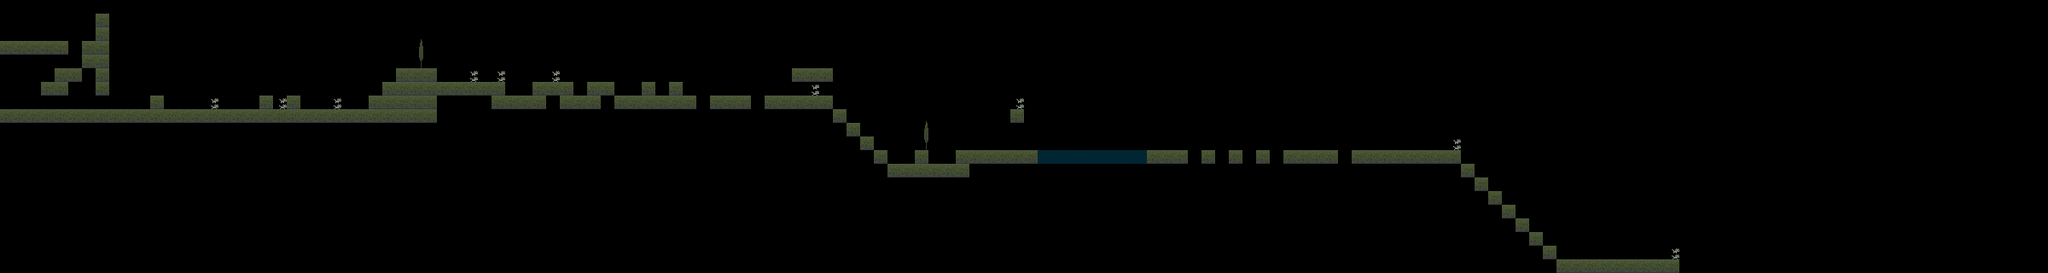

Rendered tile map (Tiled .tmx) drawn with the repository's tilesets; below, a short description and the full map source, tile grids included:
An orthogonal 150x20 tile map with 16x16 px tiles, 1 tile layer (Tile Layer 1) and 1 object.

<map version="1.0" orientation="orthogonal" renderorder="right-down" width="150" height="20" tilewidth="16" tileheight="16" nextobjectid="1">
 <tileset firstgid="1" name="basics" tilewidth="16" tileheight="16" tilecount="35" columns="7">
  <image source="Art/platformerAssets1.png" width="112" height="80" />
  <tile id="5">
   <objectgroup draworder="index">
    <object id="1" x="-0.25" y="-0.375" width="16.125" height="16.375" />
   </objectgroup>
  </tile>
 </tileset>
 <layer name="Tile Layer 1" width="150" height="20">
  <data encoding="csv">
0,0,0,0,0,0,0,0,0,0,0,0,0,0,0,0,0,0,0,0,0,0,0,0,0,0,0,0,0,0,0,0,0,0,0,0,0,0,0,0,0,0,0,0,0,0,0,0,0,0,0,0,0,0,0,0,0,0,0,0,0,0,0,0,0,0,0,0,0,0,0,0,0,0,0,0,0,0,0,0,0,0,0,0,0,0,0,0,0,0,0,0,0,0,0,0,0,0,0,0,0,0,0,0,0,0,0,0,0,0,0,0,0,0,0,0,0,0,0,0,0,0,0,0,0,0,0,0,0,0,0,0,0,0,0,0,0,0,0,0,0,0,0,0,0,0,0,0,0,0,
0,0,0,0,0,0,0,6,0,0,0,0,0,0,0,0,0,0,0,0,0,0,0,0,0,0,0,0,0,0,0,0,0,0,0,0,0,0,0,0,0,0,0,0,0,0,0,0,0,0,0,0,0,0,0,0,0,0,0,0,0,0,0,0,0,0,0,0,0,0,0,0,0,0,0,0,0,0,0,0,0,0,0,0,0,0,0,0,0,0,0,0,0,0,0,0,0,0,0,0,0,0,0,0,0,0,0,0,0,0,0,0,0,0,0,0,0,0,0,0,0,0,0,0,0,0,0,0,0,0,0,0,0,0,0,0,0,0,0,0,0,0,0,0,0,0,0,0,0,0,
0,0,0,0,0,0,0,6,0,0,0,0,0,0,0,0,0,0,0,0,0,0,0,0,0,0,0,0,0,0,18,0,0,0,0,0,0,0,0,0,0,0,0,0,0,0,0,0,0,0,0,0,0,0,0,0,0,0,0,0,0,0,0,0,0,0,0,0,0,0,0,0,0,0,0,0,0,0,0,0,0,0,0,0,0,0,0,0,0,0,0,0,0,0,0,0,0,0,0,0,0,0,0,0,0,0,0,0,0,0,0,0,0,0,0,0,0,0,0,0,0,0,0,0,0,0,0,0,0,0,0,0,0,0,0,0,0,0,0,0,0,0,0,0,0,0,0,0,0,0,
6,6,6,6,6,0,6,6,0,0,0,0,0,0,0,0,0,0,0,0,0,0,0,0,0,0,0,0,0,0,25,0,0,0,0,0,0,0,0,0,0,0,0,0,0,0,0,0,0,0,0,0,0,0,0,0,0,0,0,0,0,0,0,0,0,0,0,0,0,0,0,0,0,0,0,0,0,0,0,0,0,0,0,0,0,0,0,0,0,0,0,0,0,0,0,0,0,0,0,0,0,0,0,0,0,0,0,0,0,0,0,0,0,0,0,0,0,0,0,0,0,0,0,0,0,0,0,0,0,0,0,0,0,0,0,0,0,0,0,0,0,0,0,0,0,0,0,0,0,0,
0,0,0,0,0,0,6,6,0,0,0,0,0,0,0,0,0,0,0,0,0,0,0,0,0,0,0,0,0,0,32,0,0,0,0,0,0,0,0,0,0,0,0,0,0,0,0,0,0,0,0,0,0,0,0,0,0,0,0,0,0,0,0,0,0,0,0,0,0,0,0,0,0,0,0,0,0,0,0,0,0,0,0,0,0,0,0,0,0,0,0,0,0,0,0,0,0,0,0,0,0,0,0,0,0,0,0,0,0,0,0,0,0,0,0,0,0,0,0,0,0,0,0,0,0,0,0,0,0,0,0,0,0,0,0,0,0,0,0,0,0,0,0,0,0,0,0,0,0,0,
0,0,0,0,6,6,0,6,0,0,0,0,0,0,0,0,0,0,0,0,0,0,0,0,0,0,0,0,0,6,6,6,0,5,4,5,4,0,0,0,4,0,0,0,0,0,0,0,0,0,0,0,0,0,0,0,0,0,6,6,6,0,0,0,0,0,0,0,0,0,0,0,0,0,0,0,0,0,0,0,0,0,0,0,0,0,0,0,0,0,0,0,0,0,0,0,0,0,0,0,0,0,0,0,0,0,0,0,0,0,0,0,0,0,0,0,0,0,0,0,0,0,0,0,0,0,0,0,0,0,0,0,0,0,0,0,0,0,0,0,0,0,0,0,0,0,0,0,0,0,
0,0,0,6,6,0,0,6,0,0,0,0,0,0,0,0,0,0,0,0,0,0,0,0,0,0,0,0,6,6,6,6,6,6,6,6,6,0,0,6,6,6,0,6,6,0,0,6,0,6,0,0,0,0,0,0,0,0,0,4,0,0,0,0,0,0,0,0,0,0,0,0,0,0,0,0,0,0,0,0,0,0,0,0,0,0,0,0,0,0,0,0,0,0,0,0,0,0,0,0,0,0,0,0,0,0,0,0,0,0,0,0,0,0,0,0,0,0,0,0,0,0,0,0,0,0,0,0,0,0,0,0,0,0,0,0,0,0,0,0,0,0,0,0,0,0,0,0,0,0,
0,0,0,0,0,0,0,0,0,0,0,6,0,0,0,4,0,0,0,6,4,6,0,0,4,0,0,6,6,6,6,6,0,0,0,0,6,6,6,6,0,6,6,6,0,6,6,6,6,6,6,0,6,6,6,0,6,6,6,6,6,0,0,0,0,0,0,0,0,0,0,0,0,0,4,0,0,0,0,0,0,0,0,0,0,0,0,0,0,0,0,0,0,0,0,0,0,0,0,0,0,0,0,0,0,0,0,0,0,0,0,0,0,0,0,0,0,0,0,0,0,0,0,0,0,0,0,0,0,0,0,0,0,0,0,0,0,0,0,0,0,0,0,0,0,0,0,0,0,0,
6,6,6,6,6,6,6,6,6,6,6,6,6,6,6,6,6,6,6,6,6,6,6,6,6,6,6,6,6,6,6,6,0,0,0,0,0,0,0,0,0,0,0,0,0,0,0,0,0,0,0,0,0,0,0,0,0,0,0,0,0,6,0,0,0,0,0,18,0,0,0,0,0,0,6,0,0,0,0,0,0,0,0,0,0,0,0,0,0,0,0,0,0,0,0,0,0,0,0,0,0,0,0,0,0,0,0,0,0,0,0,0,0,0,0,0,0,0,0,0,0,0,0,0,0,0,0,0,0,0,0,0,0,0,0,0,0,0,0,0,0,0,0,0,0,0,0,0,0,0,
0,0,0,0,0,0,0,0,0,0,0,0,0,0,0,0,0,0,0,0,0,0,0,0,0,0,0,0,0,0,0,0,0,0,0,0,0,0,0,0,0,0,0,0,0,0,0,0,0,0,0,0,0,0,0,0,0,0,0,0,0,0,6,0,0,0,0,25,0,0,0,0,0,0,0,0,0,0,0,0,0,0,0,0,0,0,0,0,0,0,0,0,0,0,0,0,0,0,0,0,0,0,0,0,0,0,0,0,0,0,0,0,0,0,0,0,0,0,0,0,0,0,0,0,0,0,0,0,0,0,0,0,0,0,0,0,0,0,0,0,0,0,0,0,0,0,0,0,0,0,
0,0,0,0,0,0,0,0,0,0,0,0,0,0,0,0,0,0,0,0,0,0,0,0,0,0,0,0,0,0,0,0,0,0,0,0,0,0,0,0,0,0,0,0,0,0,0,0,0,0,0,0,0,0,0,0,0,0,0,0,0,0,0,6,0,0,0,32,0,0,0,0,0,0,0,0,0,0,0,0,0,0,0,0,0,0,0,0,0,0,0,0,0,0,0,0,0,0,0,0,0,0,0,0,0,0,4,0,0,0,0,0,0,0,0,0,0,0,0,0,0,0,0,0,0,0,0,0,0,0,0,0,0,0,0,0,0,0,0,0,0,0,0,0,0,0,0,0,0,0,
0,0,0,0,0,0,0,0,0,0,0,0,0,0,0,0,0,0,0,0,0,0,0,0,0,0,0,0,0,0,0,0,0,0,0,0,0,0,0,0,0,0,0,0,0,0,0,0,0,0,0,0,0,0,0,0,0,0,0,0,0,0,0,0,6,0,0,6,0,0,6,6,6,6,6,6,3,3,3,3,3,3,3,3,6,6,6,0,6,0,6,0,6,0,6,6,6,6,0,6,6,6,6,6,6,6,6,0,0,0,0,0,0,0,0,0,0,0,0,0,0,0,0,0,0,0,0,0,0,0,0,0,0,0,0,0,0,0,0,0,0,0,0,0,0,0,0,0,0,0,
0,0,0,0,0,0,0,0,0,0,0,0,0,0,0,0,0,0,0,0,0,0,0,0,0,0,0,0,0,0,0,0,0,0,0,0,0,0,0,0,0,0,0,0,0,0,0,0,0,0,0,0,0,0,0,0,0,0,0,0,0,0,0,0,0,6,6,6,6,6,6,0,0,0,0,0,0,0,0,0,0,0,0,0,0,0,0,0,0,0,0,0,0,0,0,0,0,0,0,0,0,0,0,0,0,0,0,6,0,0,0,0,0,0,0,0,0,0,0,0,0,0,0,0,0,0,0,0,0,0,0,0,0,0,0,0,0,0,0,0,0,0,0,0,0,0,0,0,0,0,
0,0,0,0,0,0,0,0,0,0,0,0,0,0,0,0,0,0,0,0,0,0,0,0,0,0,0,0,0,0,0,0,0,0,0,0,0,0,0,0,0,0,0,0,0,0,0,0,0,0,0,0,0,0,0,0,0,0,0,0,0,0,0,0,0,0,0,0,0,0,0,0,0,0,0,0,0,0,0,0,0,0,0,0,0,0,0,0,0,0,0,0,0,0,0,0,0,0,0,0,0,0,0,0,0,0,0,0,6,0,0,0,0,0,0,0,0,0,0,0,0,0,0,0,0,0,0,0,0,0,0,0,0,0,0,0,0,0,0,0,0,0,0,0,0,0,0,0,0,0,
0,0,0,0,0,0,0,0,0,0,0,0,0,0,0,0,0,0,0,0,0,0,0,0,0,0,0,0,0,0,0,0,0,0,0,0,0,0,0,0,0,0,0,0,0,0,0,0,0,0,0,0,0,0,0,0,0,0,0,0,0,0,0,0,0,0,0,0,0,0,0,0,0,0,0,0,0,0,0,0,0,0,0,0,0,0,0,0,0,0,0,0,0,0,0,0,0,0,0,0,0,0,0,0,0,0,0,0,0,6,0,0,0,0,0,0,0,0,0,0,0,0,0,0,0,0,0,0,0,0,0,0,0,0,0,0,0,0,0,0,0,0,0,0,0,0,0,0,0,0,
0,0,0,0,0,0,0,0,0,0,0,0,0,0,0,0,0,0,0,0,0,0,0,0,0,0,0,0,0,0,0,0,0,0,0,0,0,0,0,0,0,0,0,0,0,0,0,0,0,0,0,0,0,0,0,0,0,0,0,0,0,0,0,0,0,0,0,0,0,0,0,0,0,0,0,0,0,0,0,0,0,0,0,0,0,0,0,0,0,0,0,0,0,0,0,0,0,0,0,0,0,0,0,0,0,0,0,0,0,0,6,0,0,0,0,0,0,0,0,0,0,0,0,0,0,0,0,0,0,0,0,0,0,0,0,0,0,0,0,0,0,0,0,0,0,0,0,0,0,0,
0,0,0,0,0,0,0,0,0,0,0,0,0,0,0,0,0,0,0,0,0,0,0,0,0,0,0,0,0,0,0,0,0,0,0,0,0,0,0,0,0,0,0,0,0,0,0,0,0,0,0,0,0,0,0,0,0,0,0,0,0,0,0,0,0,0,0,0,0,0,0,0,0,0,0,0,0,0,0,0,0,0,0,0,0,0,0,0,0,0,0,0,0,0,0,0,0,0,0,0,0,0,0,0,0,0,0,0,0,0,0,6,0,0,0,0,0,0,0,0,0,0,0,0,0,0,0,0,0,0,0,0,0,0,0,0,0,0,0,0,0,0,0,0,0,0,0,0,0,0,
0,0,0,0,0,0,0,0,0,0,0,0,0,0,0,0,0,0,0,0,0,0,0,0,0,0,0,0,0,0,0,0,0,0,0,0,0,0,0,0,0,0,0,0,0,0,0,0,0,0,0,0,0,0,0,0,0,0,0,0,0,0,0,0,0,0,0,0,0,0,0,0,0,0,0,0,0,0,0,0,0,0,0,0,0,0,0,0,0,0,0,0,0,0,0,0,0,0,0,0,0,0,0,0,0,0,0,0,0,0,0,0,6,0,0,0,0,0,0,0,0,0,0,0,0,0,0,0,0,0,0,0,0,0,0,0,0,0,0,0,0,0,0,0,0,0,0,0,0,0,
0,0,0,0,0,0,0,0,0,0,0,0,0,0,0,0,0,0,0,0,0,0,0,0,0,0,0,0,0,0,0,0,0,0,0,0,0,0,0,0,0,0,0,0,0,0,0,0,0,0,0,0,0,0,0,0,0,0,0,0,0,0,0,0,0,0,0,0,0,0,0,0,0,0,0,0,0,0,0,0,0,0,0,0,0,0,0,0,0,0,0,0,0,0,0,0,0,0,0,0,0,0,0,0,0,0,0,0,0,0,0,0,0,6,0,0,0,0,0,0,0,0,4,0,0,0,0,0,0,0,0,0,0,0,0,0,0,0,0,0,0,0,0,0,0,0,0,0,0,0,
0,0,0,0,0,0,0,0,0,0,0,0,0,0,0,0,0,0,0,0,0,0,0,0,0,0,0,0,0,0,0,0,0,0,0,0,0,0,0,0,0,0,0,0,0,0,0,0,0,0,0,0,0,0,0,0,0,0,0,0,0,0,0,0,0,0,0,0,0,0,0,0,0,0,0,0,0,0,0,0,0,0,0,0,0,0,0,0,0,0,0,0,0,0,0,0,0,0,0,0,0,0,0,0,0,0,0,0,0,0,0,0,0,0,6,6,6,6,6,6,6,6,6,0,0,0,0,0,0,0,0,0,0,0,0,0,0,0,0,0,0,0,0,0,0,0,0,0,0,0
</data>
 </layer>
</map>